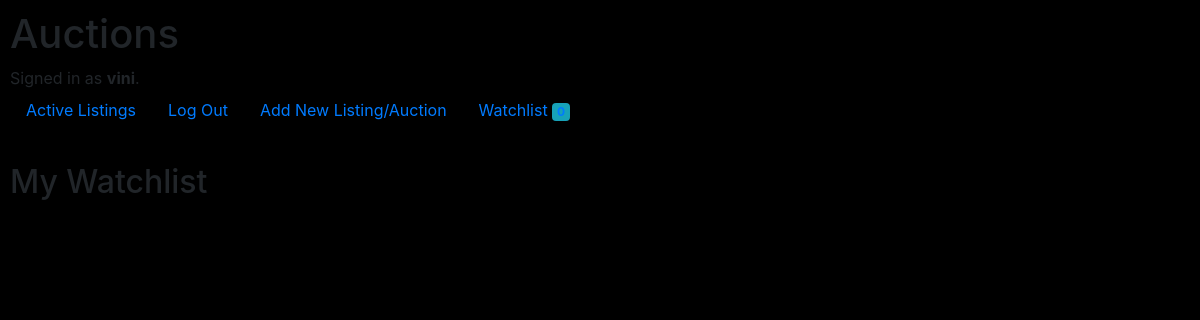
Before: /watchlist/ (signed in) with the older database file.
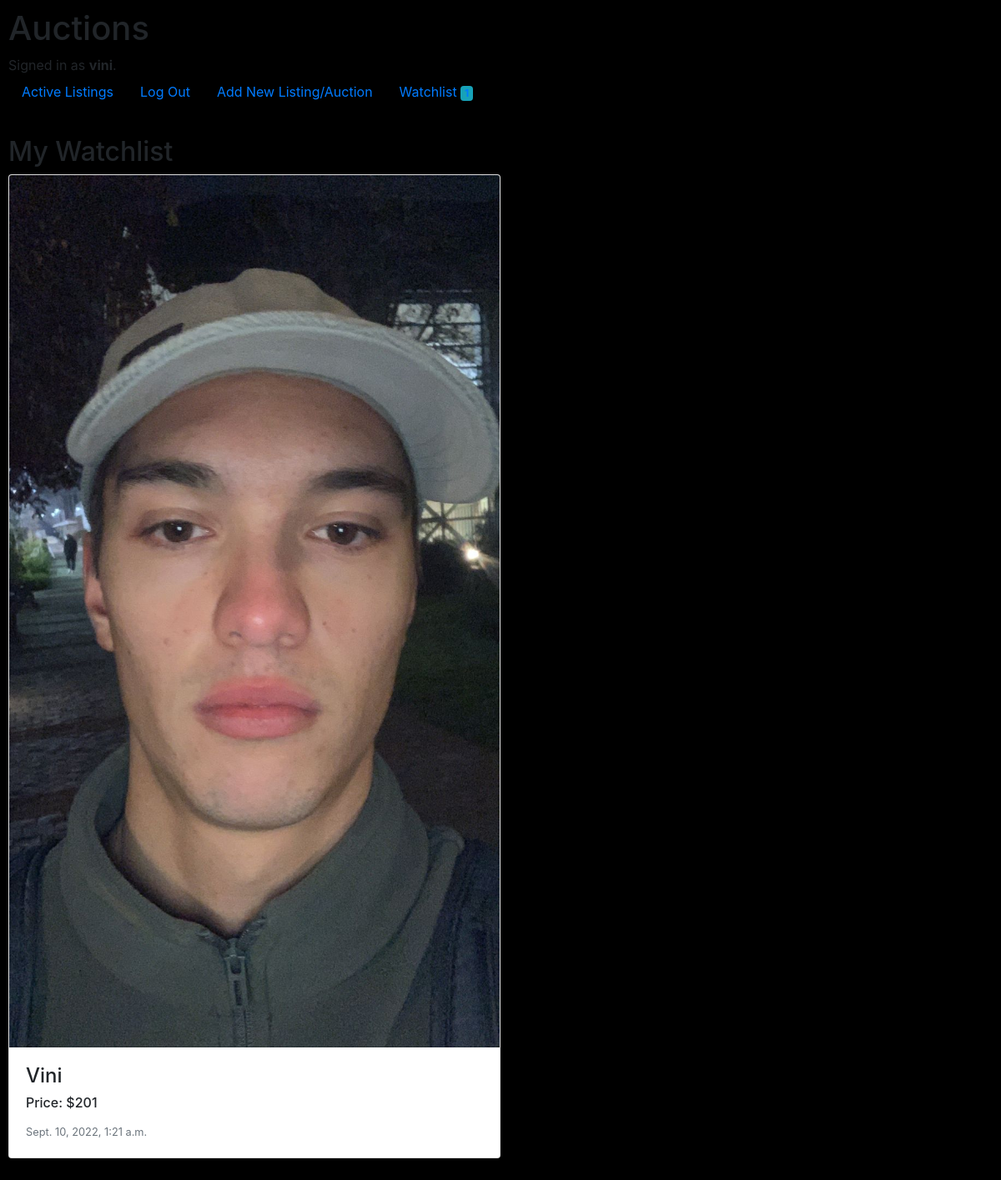
After: the same page with the newer database file.
### auctions/models.py (models this page shows, shortened)
class User(AbstractUser):
    watchlist_counter = models.IntegerField(default=0, blank=True)
    watchlist = models.ManyToManyField(Auction, related_name='watchlist', blank=True)

class Auction(models.Model):
    image = models.ImageField(null=True, blank=True, upload_to="static/auctions/media")
    starting_bid = models.IntegerField(null=True)
    price = models.IntegerField()
    title = models.CharField(max_length=64)
    description = models.TextField()
    date = models.DateTimeField(auto_now=True)
    category = models.CharField(
        max_length=3,
        choices=CATEGORIES
    )

### auctions/views.py (the view)
# urls.py: path("watchlist/", views.watchlist, name="watchlist"),
@login_required(login_url='auctions/login.html')
def watchlist(request):
   watchlist = request.user.watchlist.all()
   return render(request, "auctions/watchlist.html", {
    "watchlist": watchlist
   })

### auctions/templates/auctions/watchlist.html (shortened to what this page needs)
{% extends "auctions/layout.html" %}
{% block body %}
    <h2>My Watchlist</h2>
    {% for auction in watchlist %}
        <div class="w-50 p-6">
            <div class="card mb-3">
                <img class="card-img-top" src="/{{ auction.image }}"" alt="blue bycicle" />
                <div class="card-body">
                    <h4>{{ auction.title }}</h4>
                    <h6 class="card-title">Price: ${{ auction.price }}</h6>
                    <p class="card-text"><small class="text-muted">{{ auction.date }}</small></p>
                </div>
            </div>
        </div>
            {% endfor %}
{% endblock %}

### auctions/templates/auctions/layout.html (shortened to what this page needs)
{% load static %}
<!DOCTYPE html>
<html lang="en">
    <head>
        <link rel="stylesheet" href="https://stackpath.bootstrapcdn.com/bootstrap/4.4.1/css/bootstrap.min.css">
        <link href="{% static 'auctions/styles.css' %}" rel="stylesheet">
    </head>
    <body>
        <h1>Auctions</h1>
        <div>
            {% if user.is_authenticated %}
                Signed in as <strong>{{ user.username }}</strong>.
            {% else %}
                Not signed in.
            {% endif %}
        </div>
        <ul class="nav">
            <li class="nav-item">
                <a class="nav-link" href="{% url 'index' %}">Active Listings</a>
            </li>
            {% if user.is_authenticated %}
                <li class="nav-item">
                    <a class="nav-link" href="{% url 'logout' %}">Log Out</a>
                </li>
                <li class="nav-item">
                    <a class="nav-link" href="{% url 'add' %}">Add New Listing/Auction</a>
                </li>
                <li class="nav-item">
                    <a class="nav-link" href="{% url 'watchlist' %}">Watchlist <span class="badge bg-info">{{ user.watchlist_counter }}</span>
                    </a>
                </li>
            {% endif %}
        </ul>
        <hr>
        {% block body %}
        {% endblock %}
    </body>
</html>

Changed rows visible on the page:
changed User "vini": watchlist_counter "0" → "1"
now on this page (row edited): Auction: image (picture), title "Vini", price "201", date "Sept. 10, 2022, 1:21 a.m."
